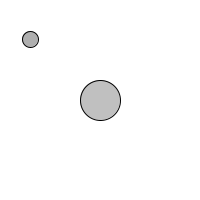
Frame 1 (no input)
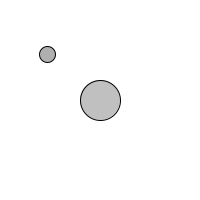
Frame 60 (the mouse pressed at the canvas centre just before this capture)
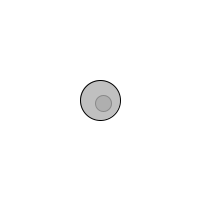
Frame 120 (the mouse held since frame 60 and released just before this capture)

The Processing sketch that drew these frames (run headless with seeded random() and noise(); from frame 60 on, the mouse is pressed at the canvas centre):

// Processing sketch: simple_graviational_attraction_two_objects
// ── simple_graviational_attraction_two_objects.pde
class Attractor {
  float mass;
  PVector location;
  float G;
  
  Attractor() {
    location = new PVector(width/2, height/2);
    mass = 20;
    G = .4;
  }
  
  void display() {
    stroke(0);
    fill(175, 200);
    ellipse(location.x, location.y, mass*2, mass*2);
  }
  
  PVector attract(Mover m) {
    PVector force = PVector.sub(location, m.location); // get the vector describing the difference between the mover object and the attracted object
    float distance = force.mag(); // get the magnitude of the difference
    distance = constrain(distance, 5, 25); // put the distance value into certain ranges because the formula for gravitational attraction is calculated in real world units but in processing we are dealing with pixels so being .001 pixel away can cause the foe to rocket
    force.normalize(); // convert to unit vector that points to the direction we want
    float strength = (G * mass * m.mass) / (distance * distance);
    force.mult(strength); // multiply the unit vector by the gravitational magnitude we calculated
    return force;
  }
}


class Mover {
 
  PVector location;
  PVector velocity;
  PVector acceleration;
  float mass;
  
  void update() {

    velocity.add(acceleration);
    location.add(velocity);
    
    acceleration.mult(0);
  }
  
  void display() {
    stroke(0);
    fill(175);
    ellipse(location.x, location.y, 16, 16);
  }
  
  Mover() {
    location = new PVector(30, 39);
    velocity = new PVector(0,0);
    acceleration = new PVector(0,0);
    mass = 1;
  }
  
  void checkEdges() {
    if (location.x > width) {
      location.x = width;
      velocity.x *= -1;
    }
    else if (location.x < 0) {
      velocity.x *= -1;
      location.x = 0;
    }
    
    if (location.y > height) {
      velocity.y *= -1;
      location.y = height;
    }
  }
  
  void applyForce(PVector force) {
    PVector f = force.get(); // get a copy of the input so that i dont change the value of the input
    f.div(mass); // divide the force by the mass however doing this would affect the value of the input. as such i want to make a copy
    acceleration.add(f); // then you add the force to the acceleration. reason is acceleariton = force / mass
  }

}

Mover mover;
Attractor a;

void setup() {
  size(200, 200);
  smooth();
  mover = new Mover();
  a = new Attractor();
}

void draw() {
  background(255);
  
  PVector f = a.attract(mover);
  mover.applyForce(f);
  
  mover.update();
  mover.checkEdges();
  mover.display();
  a.display();
}
